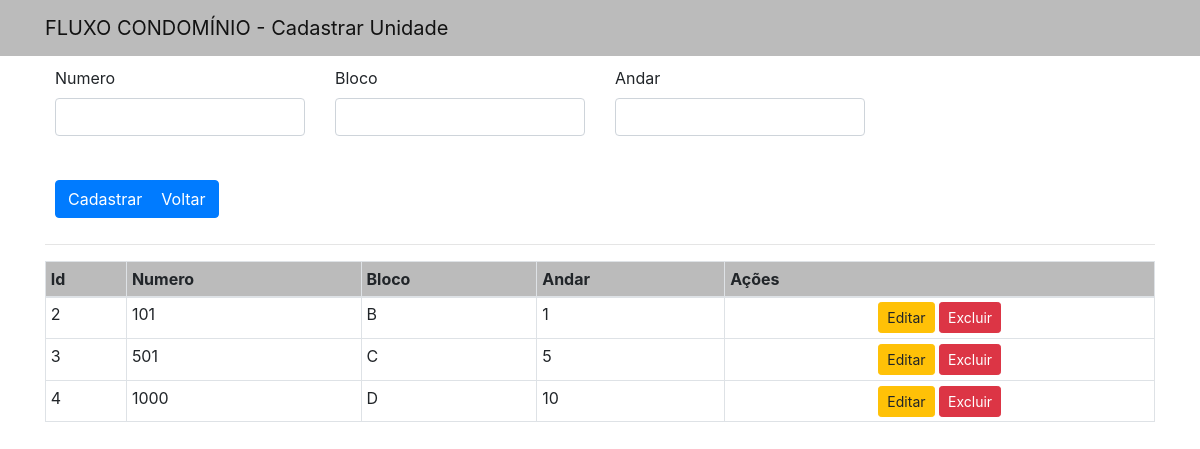
/unidade.php, run on the app's committed database.
### tables this page shows
CREATE TABLE `unidade` (
  `id` int(11) NOT NULL,
  `numero` int(11) NOT NULL,
  `bloco` varchar(45) NOT NULL,
  `andar` int(11) NOT NULL
);

### app/model/Unidade.php (called while the page is built)
<?php
class Unidade {
    private $id;
    private $numero;
    private $bloco;
    private $andar;
    public function getId()
    {
        return $this->id;
    }
    public function setId($id): void
    {
        $this->id = $id;
    }
    public function getNumero()
    {
        return $this->numero;
    }
    public function setNumero($numero): void
    {
        $this->numero = $numero;
    }
    public function getBloco()
    {
        return $this->bloco;
    }
    public function setBloco($bloco): void
    {
        $this->bloco = $bloco;
    }
    public function getAndar()
    {
        return $this->andar;
    }
    public function setAndar($andar): void
    {
        $this->andar = $andar;
    }
}

### app/conexao/Conexao.php (called while the page is built, shortened)
<?php
class Conexao {
   public static $instance;
   public static function getConexao() {
       if (!isset(self::$instance)) {
           self::$instance = new PDO('mysql:host=localhost;dbname=condominio', 'root', '', array(PDO::MYSQL_ATTR_INIT_COMMAND => "SET NAMES utf8"));
           self::$instance->setAttribute(PDO::ATTR_ERRMODE, PDO::ERRMODE_EXCEPTION);
           self::$instance->setAttribute(PDO::ATTR_ORACLE_NULLS, PDO::NULL_EMPTY_STRING);
       }
       return self::$instance;
   }
}

### app/dao/UnidadeDAO.php (called while the page is built, shortened)
<?php
class UnidadeDAO {
    public function read() {
        try {
            $sql = "SELECT * FROM unidade order by numero asc";
            $result = Conexao::getConexao()->query($sql);
            $lista = $result->fetchAll(PDO::FETCH_ASSOC);
            $f_lista = array();
            foreach ($lista as $l) {
                $f_lista[] = $this->listaUnidades($l);
            }
            return $f_lista;
        } catch (Exception $e) {
            print "Ocorreu um erro ao tentar Buscar Todos." . $e;
        }
    }
    private function listaUnidades($row) {
        $unidade = new Unidade();
        $unidade->setId($row['id']);
        $unidade->setNumero($row['numero']);
        $unidade->setBloco($row['bloco']);
        $unidade->setAndar($row['andar']);
        return $unidade;
    }
}

### unidade.php (the view, shortened to what this page needs)
<?php
include_once "./app/conexao/Conexao.php";
include_once "./app/dao/UnidadeDAO.php";
include_once "./app/model/Unidade.php";
$unidade = new Unidade();
$unidadedao = new UnidadeDAO();
?>
<!DOCTYPE html>
<html lang="pt-br">
<head>
    <link rel="stylesheet" href="https://maxcdn.bootstrapcdn.com/bootstrap/4.0.0/css/bootstrap.min.css">
</head>
<body>
<nav class="navbar navbar-light bg-light menu">
    <div class="container">
        <a class="navbar-brand" href="#">
            FLUXO CONDOMÍNIO - Cadastrar Unidade
        </a>
    </div>
</nav>
<div class="container">
    <form action="app/controller/UnidadeController.php" method="POST">
        <div class="row">
            <div class="col-md-3">
                <label>Numero</label>
                <input type="number" name="numero" value="<?= $unidade->getNumero() ?>" class="form-control" require />
            </div>
            <div class="col-md-3">
                <label>Bloco</label>
                <input type="text" name="bloco" maxlength="1" value="<?= $unidade->getBloco() ?>" class="form-control" require />
            </div>
            <div class="col-md-3">
                <label>Andar</label>
                <input type="number" name="andar" value="<?= $unidade->getAndar() ?>" class="form-control" require />
            </div>
        </div>
        <div class="row">
            <div class="col-md-1">
                <br>
                <button class="btn btn-primary" type="submit" name="cadastrar">Cadastrar</button>
            </div>
            <div class="col-md-1">
                <br>
                <button class="btn btn-primary" type="submit" name="voltar">Voltar</button>
            </div>
        </div>
    </form>
    <hr>
    <div class="table-responsive">
        <table class="table table-sm table-bordered table-hover">
            <thead>
            <tr>
                <th>Id</th>
                <th>Numero</th>
                <th>Bloco</th>
                <th>Andar</th>
                <th>Ações</th>
            </tr>
            </thead>
            <tbody>
            <?php foreach ($unidadedao->read() as $unidade) : ?>
                <tr>
                    <td><?= $unidade->getId() ?></td>
                    <td><?= $unidade->getNumero() ?></td>
                    <td><?= $unidade->getBloco() ?></td>
                    <td><?= $unidade->getAndar() ?></td>
                    <td class="text-center">
                        <button class="btn  btn-warning btn-sm" data-toggle="modal" data-target="#editar><?= $unidade->getId() ?>">
                            Editar
                        </button>
                        <a href="app/controller/UnidadeController.php?del=<?= $unidade->getId() ?>">
                            <button class="btn  btn-danger btn-sm" type="button">Excluir</button>
                        </a>
                    </td>
                </tr>
            <?php endforeach ?>
            </tbody>
        </table>
    </div>
</div>
</body>
</html>

### unidade.php (style rules this page uses)
.menu, thead { background-color: #bbb !important; }
.row { padding: 10px; }

### data on the page
unidade: id "2", numero "101", bloco "B", andar "1"
unidade: id "3", numero "501", bloco "C", andar "5"
unidade: id "4", numero "1000", bloco "D", andar "10"
